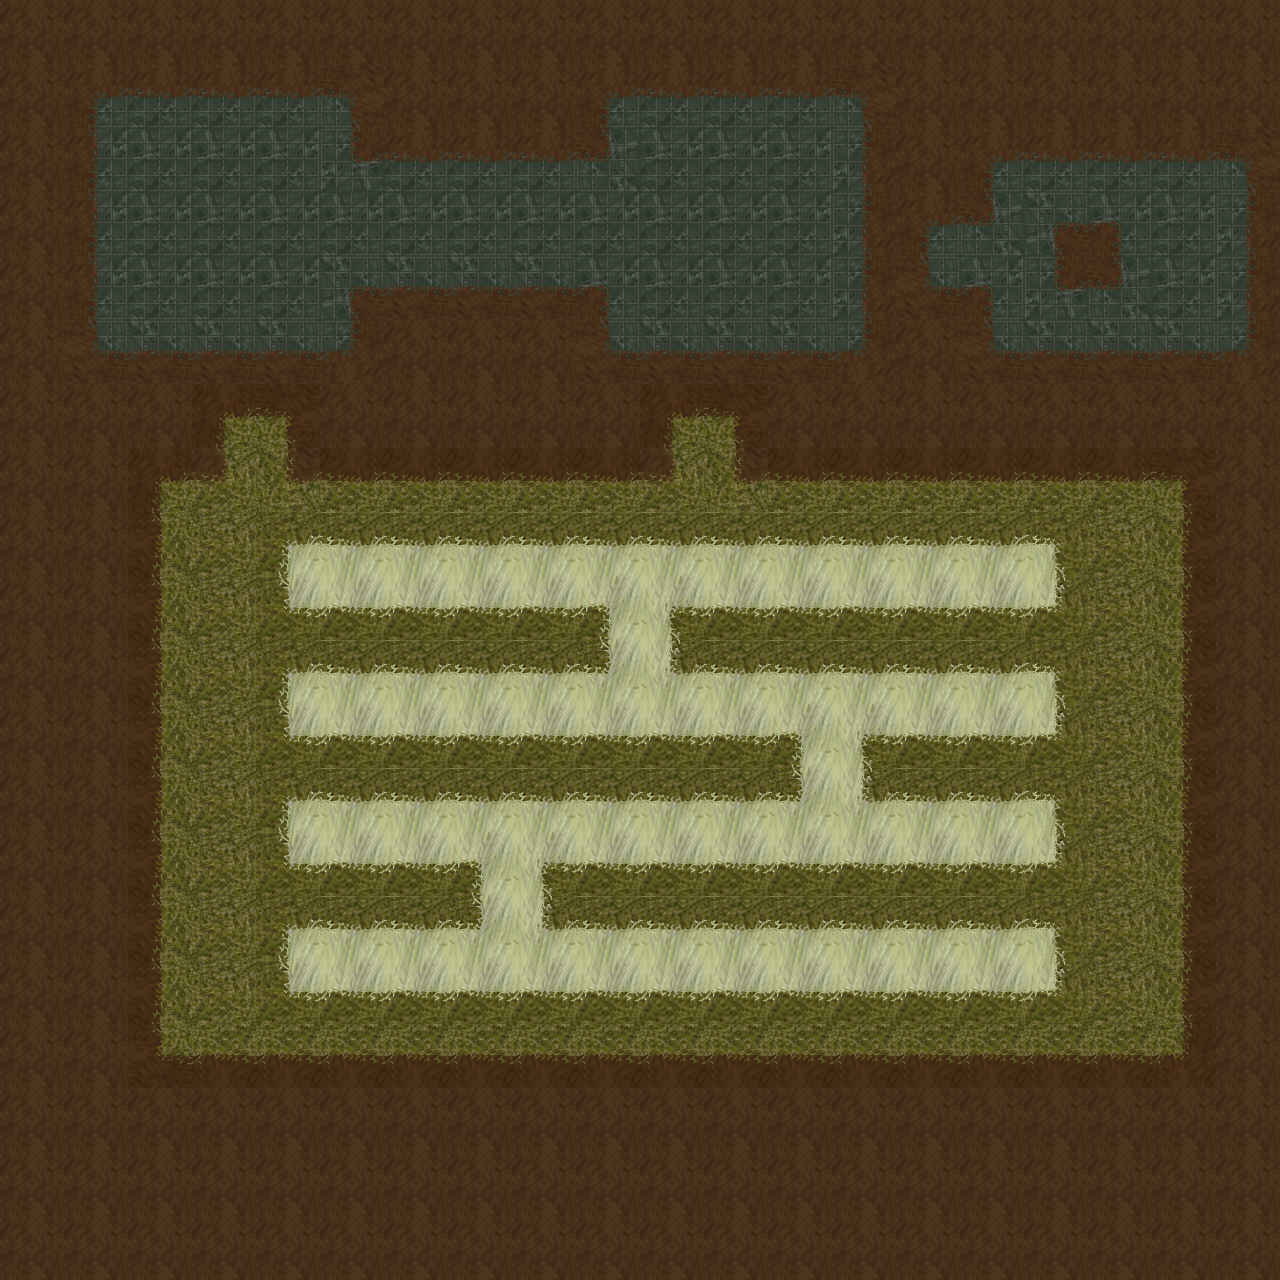

Rendered tile map (Tiled .tmx) drawn with the repository's tilesets; below, a short description and the full map source, tile grids included:
An orthogonal 20x20 tile map with 64x64 px tiles, 2 tile layers (Ground, Objects), 3 hidden layers not drawn.

<map version="1.10" tiledversion="1.11.2" orientation="orthogonal" renderorder="right-down" width="20" height="20" tilewidth="64" tileheight="64" infinite="0" nextlayerid="6" nextobjectid="1">
 <tileset firstgid="1" source="TileSet1.tsx" />
 <layer id="1" name="Ground" width="20" height="20">
  <data encoding="csv">
10,10,10,10,10,10,10,10,10,10,10,10,10,10,10,10,10,10,10,10,
10,6,2,2,2,7,10,10,10,6,2,2,2,7,10,10,10,10,10,10,
10,3,1,1,1,13,2,2,2,12,1,1,1,5,10,6,2,2,2,7,
10,3,1,1,1,1,1,1,1,1,1,1,1,5,6,12,14,11,1,5,
10,3,1,1,1,14,4,4,4,11,1,1,1,5,9,11,13,12,1,5,
10,9,4,4,4,8,10,10,10,9,4,4,4,8,10,9,4,4,4,8,
10,10,10,21,22,10,10,10,10,10,21,22,10,10,10,10,10,10,10,10,
10,10,21,25,26,16,16,16,16,16,25,26,16,16,16,16,16,16,22,10,
10,10,19,15,35,31,31,31,31,31,31,31,31,31,31,31,36,15,17,10,
10,10,19,15,37,33,33,33,33,40,39,33,33,33,33,33,38,15,17,10,
10,10,19,15,35,31,31,31,31,42,41,31,31,31,31,31,36,15,17,10,
10,10,19,15,37,33,33,33,33,33,33,33,40,39,33,33,38,15,17,10,
10,10,19,15,35,31,31,31,31,31,31,31,42,41,31,31,36,15,17,10,
10,10,19,15,37,33,33,40,39,33,33,33,33,33,33,33,38,15,17,10,
10,10,19,15,35,31,31,42,41,31,31,31,31,31,31,31,36,15,17,10,
10,10,19,15,37,33,33,33,33,33,33,33,33,33,33,33,38,15,17,10,
10,10,24,18,18,18,18,18,18,18,18,18,18,18,18,18,18,18,23,10,
10,10,10,10,10,10,10,10,10,10,10,10,10,10,10,10,10,10,10,10,
10,10,10,10,10,10,10,10,10,10,10,10,10,10,10,10,10,10,10,10,
10,10,10,10,10,10,10,10,10,10,10,10,10,10,10,10,10,10,10,10
</data>
 </layer>
 <layer id="2" name="Objects" width="20" height="20">
  <data encoding="csv">
0,0,0,0,0,0,0,0,0,0,0,0,0,0,0,0,0,0,0,0,
0,0,0,0,0,0,0,0,0,0,0,0,0,0,0,0,0,0,0,0,
0,0,0,0,0,0,0,0,0,0,0,0,0,0,0,0,0,0,0,0,
0,0,0,0,0,0,0,0,0,0,0,0,0,0,0,0,0,0,0,0,
0,0,0,0,0,0,0,0,0,0,0,0,0,0,0,0,0,0,0,0,
0,0,0,0,0,0,0,0,0,0,0,0,0,0,0,0,0,0,0,0,
0,0,0,0,0,0,0,0,0,0,0,0,0,0,0,0,0,0,0,0,
0,0,0,0,0,0,0,0,0,0,0,0,0,0,0,0,0,0,0,0,
0,0,0,0,0,0,0,0,0,0,0,0,0,0,0,0,0,0,0,0,
0,0,0,0,0,0,0,0,0,0,0,0,0,0,0,0,0,0,0,0,
0,0,0,0,0,0,0,0,0,0,0,0,0,0,0,0,0,0,0,0,
0,0,0,0,0,0,0,0,0,0,0,0,0,0,0,0,0,0,0,0,
0,0,0,0,0,0,0,0,0,0,0,0,0,0,0,0,0,0,0,0,
0,0,0,0,0,0,0,0,0,0,0,0,0,0,0,0,0,0,0,0,
0,0,0,0,0,0,0,0,0,0,0,0,0,0,0,0,0,0,0,0,
0,0,0,0,0,0,0,0,0,0,0,0,0,0,0,0,0,0,0,0,
0,0,0,0,0,0,0,0,0,0,0,0,0,0,0,0,0,0,0,0,
0,0,0,0,0,0,0,0,0,0,0,0,0,0,0,0,0,0,0,0,
0,0,0,0,0,0,0,0,0,0,0,0,0,0,0,0,0,0,0,0,
0,0,0,0,0,0,0,0,0,0,0,0,0,0,0,0,0,0,0,0
</data>
 </layer>
 <layer id="3" name="Collisions" width="20" height="20" visible="0">
  <data encoding="csv">
0,0,0,0,0,0,0,0,0,0,0,0,0,0,0,0,0,0,0,0,
0,0,0,0,0,0,0,0,0,0,0,0,0,0,0,0,0,0,0,0,
0,0,0,0,0,0,0,0,0,0,0,0,0,0,0,0,0,0,0,0,
0,0,0,0,0,0,0,0,0,0,0,0,0,0,0,0,0,0,0,0,
0,0,0,0,0,0,0,0,0,0,0,0,0,0,0,0,0,0,0,0,
0,0,0,0,0,0,0,0,0,0,0,0,0,0,0,0,0,0,0,0,
0,0,0,0,0,0,0,0,0,0,0,0,0,0,0,0,0,0,0,0,
0,0,0,0,0,0,0,0,0,0,0,0,0,0,0,0,0,0,0,0,
0,0,0,0,0,0,0,0,0,0,0,0,0,0,0,0,0,0,0,0,
0,0,0,0,0,0,0,0,0,0,0,0,0,0,0,0,0,0,0,0,
0,0,0,0,0,0,0,0,0,0,0,0,0,0,0,0,0,0,0,0,
0,0,0,0,0,0,0,0,0,0,0,0,0,0,0,0,0,0,0,0,
0,0,0,0,0,0,0,0,0,0,0,0,0,0,0,0,0,0,0,0,
0,0,0,0,0,0,0,0,0,0,0,0,0,0,0,0,0,0,0,0,
0,0,0,0,0,0,0,0,0,0,0,0,0,0,0,0,0,0,0,0,
0,0,0,0,0,0,0,0,0,0,0,0,0,0,0,0,0,0,0,0,
0,0,0,0,0,0,0,0,0,0,0,0,0,0,0,0,0,0,0,0,
0,0,0,0,0,0,0,0,0,0,0,0,0,0,0,0,0,0,0,0,
0,0,0,0,0,0,0,0,0,0,0,0,0,0,0,0,0,0,0,0,
0,0,0,0,0,0,0,0,0,0,0,0,0,0,0,0,0,0,0,0
</data>
 </layer>
 <layer id="4" name="Events" width="20" height="20" visible="0">
  <data encoding="csv">
0,0,0,0,0,0,0,0,0,0,0,0,0,0,0,0,0,0,0,0,
0,0,0,0,0,0,0,0,0,0,0,0,0,0,0,0,0,0,0,0,
0,0,0,0,0,0,0,0,0,0,0,0,0,0,0,0,0,0,0,0,
0,0,0,0,0,0,0,0,0,0,0,0,0,0,0,0,0,0,0,0,
0,0,0,0,0,0,0,0,0,0,0,0,0,0,0,0,0,0,0,0,
0,0,0,0,0,0,0,0,0,0,0,0,0,0,0,0,0,0,0,0,
0,0,0,0,0,0,0,0,0,0,0,0,0,0,0,0,0,0,0,0,
0,0,0,0,0,0,0,0,0,0,0,0,0,0,0,0,0,0,0,0,
0,0,0,0,0,0,0,0,0,0,0,0,0,0,0,0,0,0,0,0,
0,0,0,0,0,0,0,0,0,0,0,0,0,0,0,0,0,0,0,0,
0,0,0,0,0,0,0,0,0,0,0,0,0,0,0,0,0,0,0,0,
0,0,0,0,0,0,0,0,0,0,0,0,0,0,0,0,0,0,0,0,
0,0,0,0,0,0,0,0,0,0,0,0,0,0,0,0,0,0,0,0,
0,0,0,0,0,0,0,0,0,0,0,0,0,0,0,0,0,0,0,0,
0,0,0,0,0,0,0,0,0,0,0,0,0,0,0,0,0,0,0,0,
0,0,0,0,0,0,0,0,0,0,0,0,0,0,0,0,0,0,0,0,
0,0,0,0,0,0,0,0,0,0,0,0,0,0,0,0,0,0,0,0,
0,0,0,0,0,0,0,0,0,0,0,0,0,0,0,0,0,0,0,0,
0,0,0,0,0,0,0,0,0,0,0,0,0,0,0,0,0,0,0,0,
0,0,0,0,0,0,0,0,0,0,0,0,0,0,0,0,0,0,0,0
</data>
 </layer>
 <layer id="5" name="Spowns" width="20" height="20" visible="0">
  <data encoding="csv">
0,0,0,0,0,0,0,0,0,0,0,0,0,0,0,0,0,0,0,0,
0,0,0,0,0,0,0,0,0,0,0,0,0,0,0,0,0,0,0,0,
0,0,0,0,0,0,0,0,0,0,0,0,0,0,0,0,0,0,0,0,
0,0,0,0,0,0,0,0,0,0,0,0,0,0,0,0,0,0,0,0,
0,0,0,0,0,0,0,0,0,0,0,0,0,0,0,0,0,0,0,0,
0,0,0,0,0,0,0,0,0,0,0,0,0,0,0,0,0,0,0,0,
0,0,0,0,0,0,0,0,0,0,0,0,0,0,0,0,0,0,0,0,
0,0,0,0,0,0,0,0,0,0,0,0,0,0,0,0,0,0,0,0,
0,0,0,0,0,0,0,0,0,0,0,0,0,0,0,0,0,0,0,0,
0,0,0,0,0,0,0,0,0,0,0,0,0,0,0,0,0,0,0,0,
0,0,0,0,0,0,0,0,0,0,0,0,0,0,0,0,0,0,0,0,
0,0,0,0,0,0,0,0,0,0,0,0,0,0,0,0,0,0,0,0,
0,0,0,0,0,0,0,0,0,0,0,0,0,0,0,0,0,0,0,0,
0,0,0,0,0,0,0,0,0,0,0,0,0,0,0,0,0,0,0,0,
0,0,0,0,0,0,0,0,0,0,0,0,0,0,0,0,0,0,0,0,
0,0,0,0,0,0,0,0,0,0,0,0,0,0,0,0,0,0,0,0,
0,0,0,0,0,0,0,0,0,0,0,0,0,0,0,0,0,0,0,0,
0,0,0,0,0,0,0,0,0,0,0,0,0,0,0,0,0,0,0,0,
0,0,0,0,0,0,0,0,0,0,0,0,0,0,0,0,0,0,0,0,
0,0,0,0,0,0,0,0,0,0,0,0,0,0,0,0,0,0,0,0
</data>
 </layer>
</map>
